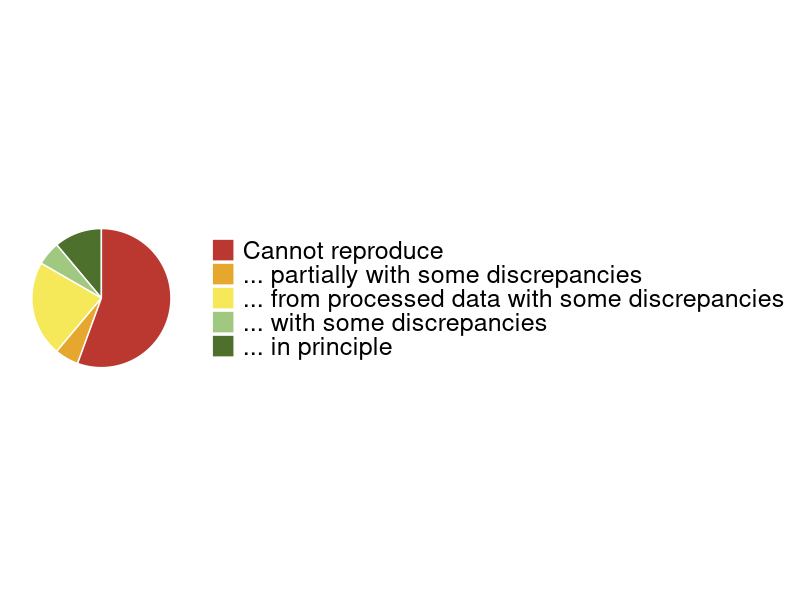
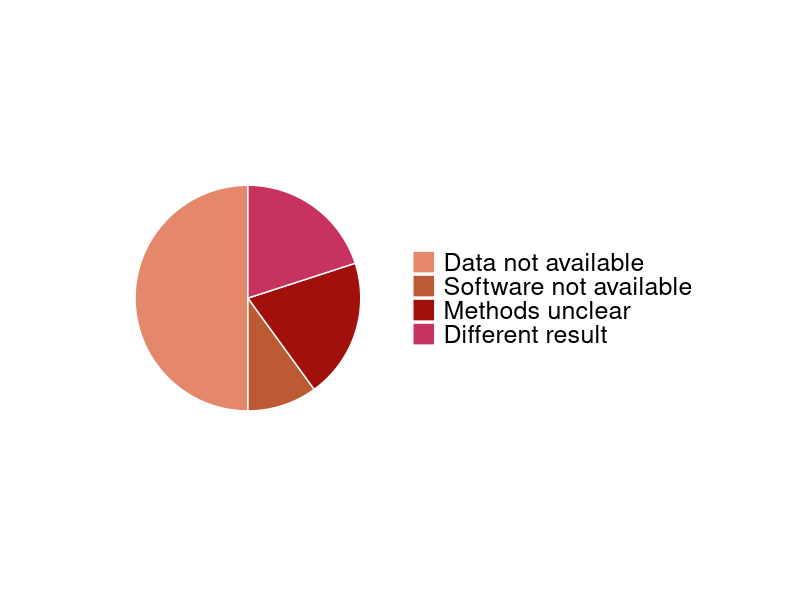

These charts were generated, in order, by the following R code:
## ---- chunk 1
# Chunk options
knitr::opts_chunk$set(include = FALSE,
                      echo    = FALSE)
## ---- chunk 2
# Load packages and create a basic minimal ggplot theme for downstream re-use
library(ggplot2)
library(gtable)
blank_theme <- theme_minimal() +
    theme(
        axis.title.x = element_blank(),
        axis.title.y = element_blank(),
        panel.border = element_blank(),
        panel.grid   = element_blank(),
        axis.ticks   = element_blank(),
        legend.title = element_blank())
## ---- chunk 3
# The first dataframe
items = c("... in principle",
          "... with some discrepancies",
          "... from processed data with some discrepancies",
          "... partially with some discrepancies",
          "Cannot reproduce")
ioannidis_1 <- data.frame(
    result = factor(items, levels = items),
    value  = c(2, 1, 4, 1, 10))

# The second dataframe
items = c("Data not available",
          "Software not available",
          "Methods unclear",
          "Different result")
ioannidis_2 <- data.frame(
    result = factor(items, levels = items),
    value  = c(5, 1, 2, 2))
## ---- chunk 4
pie_1_colours <- c("#4D702D","#A1C880","#F5E959","#E6A72E","#BA382F")
ggplot(ioannidis_1, aes(x    = "",
                        y    = value,
                        fill = result)) +
    geom_bar(width = 1,
             stat  = "identity",
             color = "white") +
    coord_polar("y", start = 0) +
    scale_fill_manual(values = pie_1_colours) +
    blank_theme +
    theme(axis.text.x     = element_blank(),
          legend.text     = element_text(size = 18),
          legend.position = "right") +
    guides(fill = guide_legend(reverse = TRUE))
## ---- chunk 5
pie_2_colours <- c("#E5876B","#BC5B33","#A2100C","#C8325E")
ggplot(ioannidis_2, aes(x    = "",
                        y    = value,
                        fill = result)) +
    geom_bar(width = 1,
             stat  = "identity",
             color = "white") +
    coord_polar("y", start = 0) +
    scale_fill_manual(values = pie_2_colours) +
    blank_theme +
    theme(axis.text.x      = element_blank(),
          legend.position  = "right",
          legend.text      = element_text(size = 18),
          legend.direction = "vertical",
          plot.margin      = grid::unit(c(5, 5, 5, 5), 'lines'))
